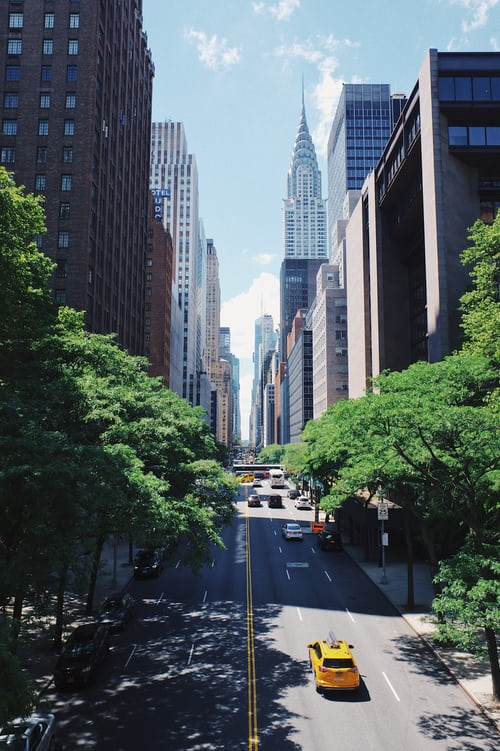
#> input picture Images/city1.jpg, 500 x 751 px, found by its file name
$ python ImageTransformation.py
#> lines starting #> are read from the running program, lines starting #| are printed output that depends on the picture
import cv2 as cv
import numpy as np

img = cv.imread('Images/city1.jpg')
#> img is the input picture: shape (751, 500, 3); mean B, G, R 102.2, 99.4, 87.7
img = cv.resize(img, (500,500), interpolation=cv.INTER_AREA)
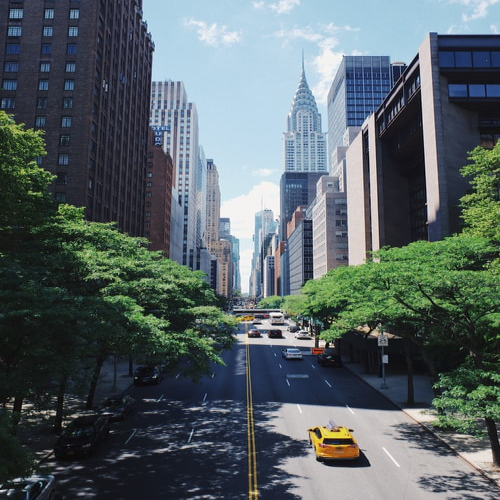
#> img: shape (500, 500, 3); mean B, G, R 102.2, 99.4, 87.7
cv.imshow('City1', img)

# Translation

def translate(img, x, y):
#> called with x = 100, y = 100
    transMat = np.float32([[1,0,x],[0,1,y]])
    dimensions = (img.shape[1], img.shape[0])
#> dimensions = (500, 500)
    return cv.warpAffine(img, transMat, dimensions)
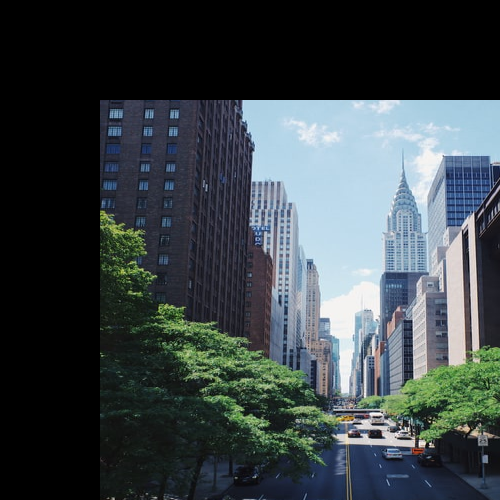
#> returned value: shape (500, 500, 3); mean of channels 0, 1, 2 71.6, 68.3, 59.5; drawn as B, G, R

# -x = shift left
# -y = shift up
# x = shift right
# y = shift down

trans = translate(img, 100, 100)
cv.imshow('Translated', trans)

# [13 lines of commented-out code are left out]


cv.waitKey(0)

$ run again, with Images/acat.jpg copied over Images/city1.jpg
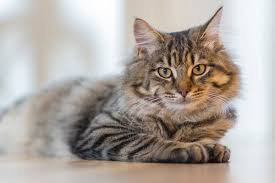
#> input picture Images/acat.jpg, 275 x 183 px, found by its file name
#> img is the input picture: shape (183, 275, 3); mean B, G, R 162.1, 168.3, 176.2
#> `img = cv.resize(img, (500,500), interpolation=cv.INTER_AREA)`:
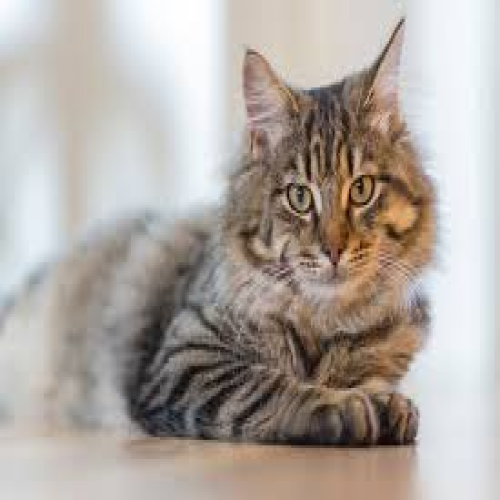
#> img: shape (500, 500, 3); mean B, G, R 162.1, 168.2, 176.2
#> in translate, `return cv.warpAffine(img, transMat, dimensions)`:
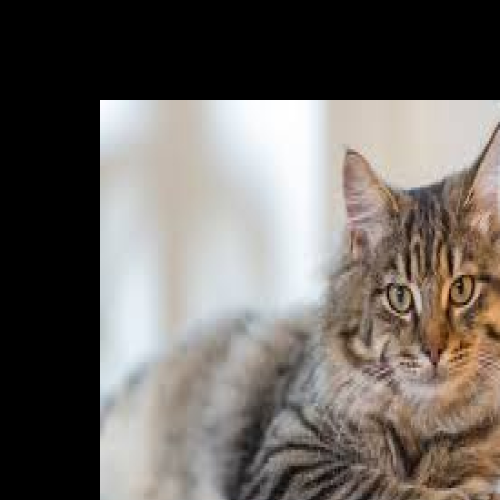
#> returned value: shape (500, 500, 3); mean of channels 0, 1, 2 98.3, 102.9, 108.5; drawn as B, G, R

$ run again, with Images/bcat.jpg copied over Images/city1.jpg
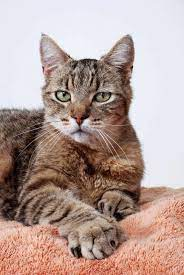
#> input picture Images/bcat.jpg, 184 x 275 px, found by its file name
#> img is the input picture: shape (275, 184, 3); mean B, G, R 152.8, 159, 181.2
#> `img = cv.resize(img, (500,500), interpolation=cv.INTER_AREA)`:
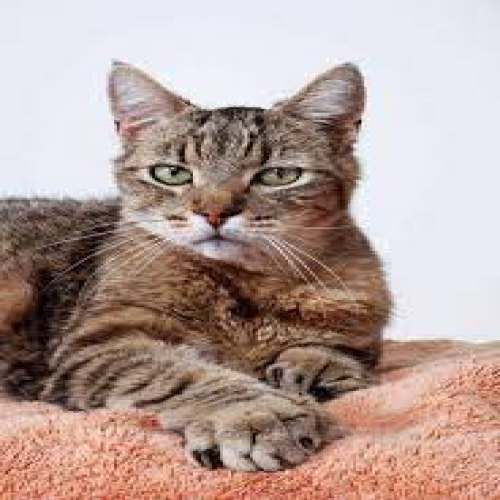
#> img: shape (500, 500, 3); mean B, G, R 152.8, 159, 181.1
#> in translate, `return cv.warpAffine(img, transMat, dimensions)`:
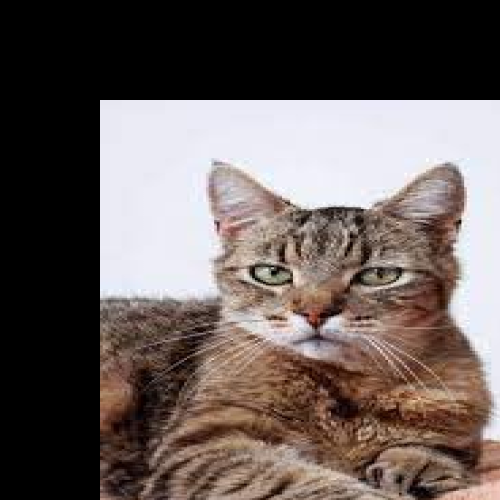
#> returned value: shape (500, 500, 3); mean of channels 0, 1, 2 90.7, 93.8, 104.4; drawn as B, G, R

$ run again, with Images/city.jpg copied over Images/city1.jpg
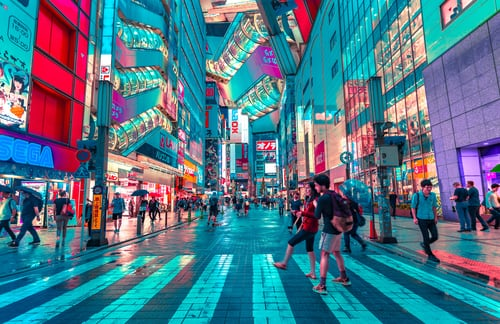
#> input picture Images/city.jpg, 500 x 324 px, found by its file name
#> img is the input picture: shape (324, 500, 3); mean B, G, R 138, 118.9, 79.6
#> `img = cv.resize(img, (500,500), interpolation=cv.INTER_AREA)`:
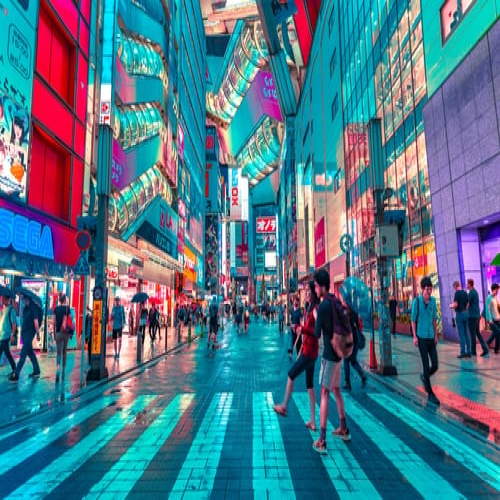
#> img: shape (500, 500, 3); mean B, G, R 138, 118.9, 79.5
#> in translate, `return cv.warpAffine(img, transMat, dimensions)`:
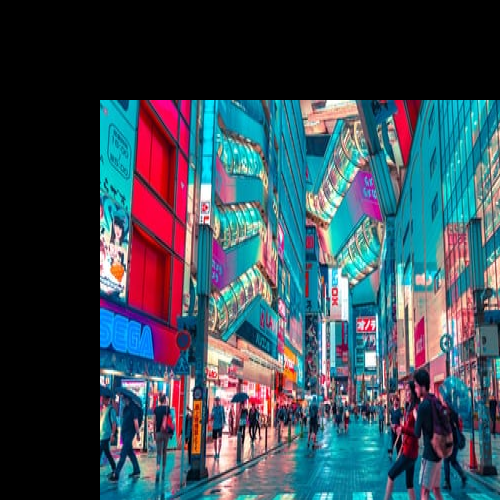
#> returned value: shape (500, 500, 3); mean of channels 0, 1, 2 84.2, 73.6, 57.3; drawn as B, G, R
